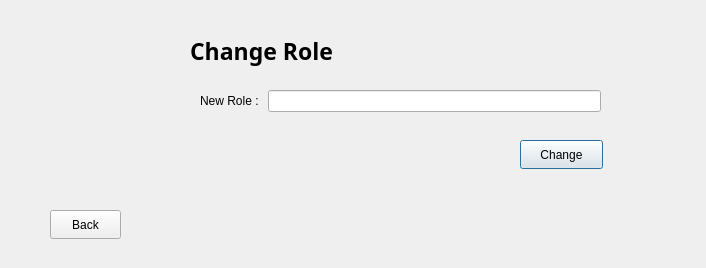
<?xml version="1.0" encoding="UTF-8"?>
<ui version="4.0">
 <class>ChangeRoleInTeam</class>
 <widget class="QDialog" name="ChangeRoleInTeam">
  <property name="geometry">
   <rect>
    <x>0</x>
    <y>0</y>
    <width>706</width>
    <height>268</height>
   </rect>
  </property>
  <property name="windowTitle">
   <string>Dialog</string>
  </property>
  <widget class="QWidget" name="formLayoutWidget">
   <property name="geometry">
    <rect>
     <x>200</x>
     <y>90</y>
     <width>401</width>
     <height>41</height>
    </rect>
   </property>
   <layout class="QFormLayout" name="formLayout">
    <item row="0" column="0">
     <widget class="QLabel" name="label_2">
      <property name="text">
       <string>New Role : </string>
      </property>
     </widget>
    </item>
    <item row="0" column="1">
     <widget class="QLineEdit" name="lineEdit"/>
    </item>
   </layout>
  </widget>
  <widget class="QPushButton" name="pushButton">
   <property name="geometry">
    <rect>
     <x>520</x>
     <y>140</y>
     <width>83</width>
     <height>29</height>
    </rect>
   </property>
   <property name="text">
    <string>Change</string>
   </property>
  </widget>
  <widget class="QPushButton" name="pushButton_2">
   <property name="geometry">
    <rect>
     <x>50</x>
     <y>210</y>
     <width>71</width>
     <height>29</height>
    </rect>
   </property>
   <property name="text">
    <string>Back</string>
   </property>
  </widget>
  <widget class="QLabel" name="label">
   <property name="geometry">
    <rect>
     <x>190</x>
     <y>30</y>
     <width>291</width>
     <height>41</height>
    </rect>
   </property>
   <property name="font">
    <font>
     <family>Rockwell Extra Bold</family>
     <pointsize>17</pointsize>
     <bold>true</bold>
    </font>
   </property>
   <property name="text">
    <string>Change Role</string>
   </property>
  </widget>
 </widget>
 <resources/>
 <connections/>
</ui>
